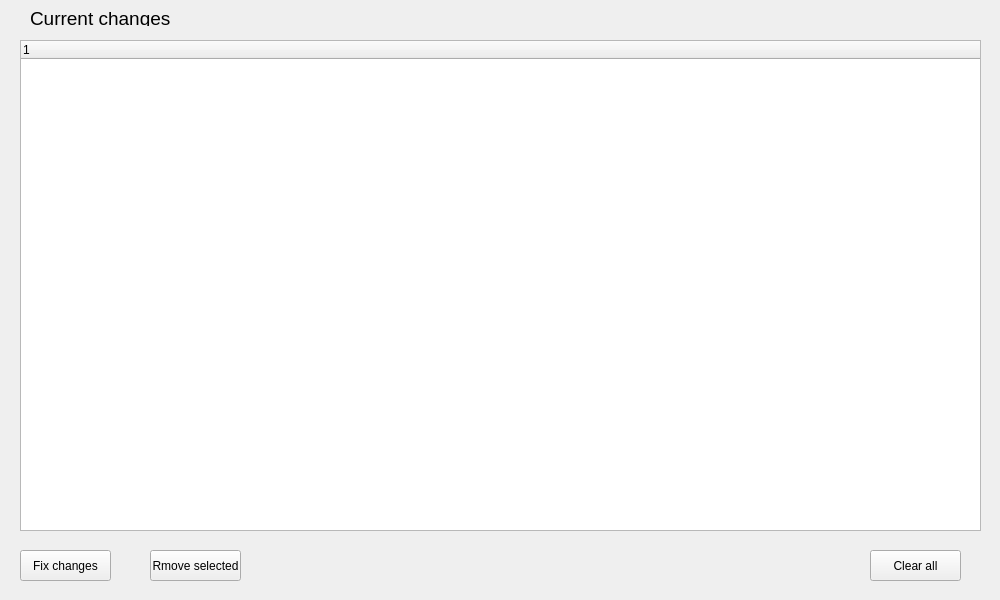
<?xml version="1.0" encoding="UTF-8"?>
<ui version="4.0">
 <class>ChangesScreen</class>
 <widget class="QWidget" name="ChangesScreen">
  <property name="geometry">
   <rect>
    <x>0</x>
    <y>0</y>
    <width>1000</width>
    <height>600</height>
   </rect>
  </property>
  <property name="windowTitle">
   <string>Form</string>
  </property>
  <widget class="QTreeWidget" name="treeChanges">
   <property name="geometry">
    <rect>
     <x>20</x>
     <y>40</y>
     <width>961</width>
     <height>491</height>
    </rect>
   </property>
   <column>
    <property name="text">
     <string notr="true">1</string>
    </property>
   </column>
  </widget>
  <widget class="QLabel" name="label">
   <property name="geometry">
    <rect>
     <x>30</x>
     <y>10</y>
     <width>581</width>
     <height>16</height>
    </rect>
   </property>
   <property name="font">
    <font>
     <pointsize>14</pointsize>
    </font>
   </property>
   <property name="text">
    <string>Current changes</string>
   </property>
  </widget>
  <widget class="QPushButton" name="btnClearAll">
   <property name="geometry">
    <rect>
     <x>870</x>
     <y>550</y>
     <width>91</width>
     <height>31</height>
    </rect>
   </property>
   <property name="text">
    <string>Clear all</string>
   </property>
  </widget>
  <widget class="QPushButton" name="btnFix">
   <property name="geometry">
    <rect>
     <x>20</x>
     <y>550</y>
     <width>91</width>
     <height>31</height>
    </rect>
   </property>
   <property name="text">
    <string>Fix changes</string>
   </property>
  </widget>
  <widget class="QPushButton" name="btnRemoveSelected">
   <property name="geometry">
    <rect>
     <x>150</x>
     <y>550</y>
     <width>91</width>
     <height>31</height>
    </rect>
   </property>
   <property name="text">
    <string>Rmove selected</string>
   </property>
  </widget>
 </widget>
 <resources/>
 <connections/>
</ui>
